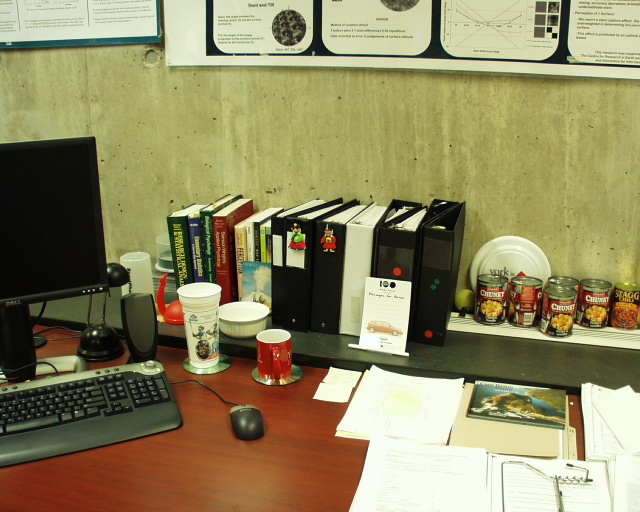
%> input picture labs/lab8/P1010165.JPG, 640 x 512 px
$ octave --eval "result = practical8a;"   (GNU Octave 9; MATLAB toolbox functions it lacks are replaced by stand-ins)
%> lines starting %> are read from the running program, lines starting %| are printed output that depends on the picture
### labs/lab8/drawLine.m
function r= drawLine(lines,imX,imY,lineStyleIn);
%subroutine to draw lines
%lines is a list of 1x3 lines imX, imY is dimensions of image on which to draw
%=======================================================================

if (~exist('lineStyleIn'))
    lineStyleIn = 'r-';
end;

%count number of lines
nLine = size(lines,1);

%define equation of x,y borders
borderLines = [1 0 -1; 1 0 -imX; 0 1 -1; 0 1 -imY];

%main loop
for (cLine = 1:nLine)
    %extract this Line
    thisLine = repmat(lines(cLine,:),4,1);
    %find where it meets border lines
    meetingPoints = (cross(thisLine,borderLines))';
    %normalize lines
    meetingPoints = meetingPoints./repmat(meetingPoints(3,:),3,1);
    %extract points to keep that are in image
    toKeep = find(inImage(meetingPoints,imX,imY));
    meetingPoints = meetingPoints(:,toKeep);
    %plot in red
    hold on; plot(meetingPoints(1,:),meetingPoints(2,:),lineStyleIn);
end;

%======================================================================

% [5 lines left out: function inImage, not called in this run]

### labs/lab8/practical8a.m
function r=practical8a

% This project explores the geometry of two cameras.  The goal of this part
% is to take a set of matching points from two images of the same scene,
% and calculate the fundamental matrix, plot epipolar lines, find epipoles,
% find the rotation and translation between the cameras, and estimate the 3D
% positions of the points.  The aim of the second part of the practical
% (optional) is to do the same thing but to calculate and match the points
% automatically.

%You should use this template for your code and fill in the missing
%sections marked "TO DO"

%load in images
im1 = imread('P1010165.JPG');
%> im1 is the input picture: size 512x640x3 uint8; mean R, G, B 143.3, 135.4, 95.9
im2 = imread('P1010166.JPG');
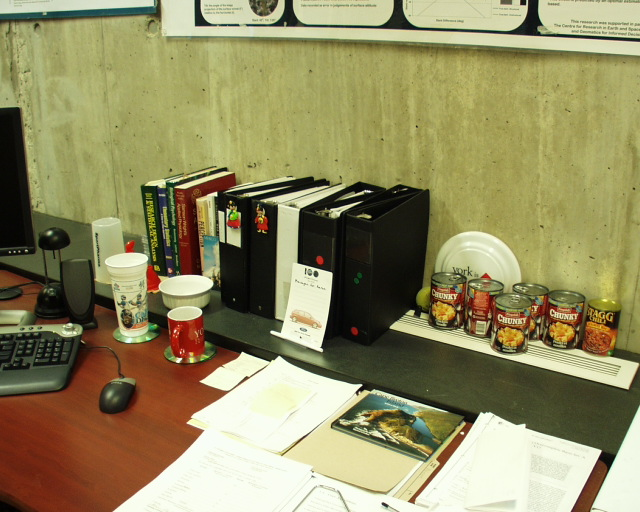
%> input picture labs/lab8/P1010166.JPG, 640 x 512 px
%> im2 is the input picture: size 512x640x3 uint8; mean R, G, B 146, 139.5, 97.5

%define matching pairs of points in pixels.
x1ImCart = [166.89  95.12 151.65 412.17 336.47 621.08 243.57 567.50 106.42 576.34 596.01 329.10 ;...
             65.91 138.29 295.68 283.72 437.12 293.02 262.47 465.68 417.20 430.48  53.95 241.89];

x2ImCart = [162.96  20.90  91.19 333.03 187.04 592.08 204.24 383.17   3.69 440.19 571.92 261.26 ;...
             36.69 109.07 261.81 274.43 423.84 310.95 236.58 504.20 370.72 464.35  22.74 222.63];

%close all previous plots
close all;

%display images with marked points
figure; set(gcf,'Color',[1 1 1]);
set(gcf,'Position',[100 400 800 350]);
subplot(1,2,1); imagesc(im1); axis off; axis image; hold on;
plot(x1ImCart(1,:),x1ImCart(2,:),'g.','MarkerSize', 10);
subplot(1,2,2); imagesc(im2); axis off; axis image; hold on;
plot(x2ImCart(1,:),x2ImCart(2,:),'g.','MarkerSize', 10);

%calculate fundamental matrix
%TO DO:  fill in this routine (calcFundamentalMatrix() is further below)
F = calcFundamentalMatrix(x1ImCart,x2ImCart);

%for each point in first image, draw epipolar line in second image
nPoint = size(x1ImCart,2);
l1 = zeros(nPoint,3);
l2 = zeros(nPoint,3);
distPointLine = zeros(nPoint,2);
for (cPoint = 1:nPoint)
    %get epipolar line in first image for point in second image
    %TO DO: fill in this routine further below
    l1(cPoint,:) = getEpipolarLine(F,x2ImCart(:,cPoint));
    %get epipolar line in second image for point in first image
    l2(cPoint,:) = getEpipolarLine(F',x1ImCart(:,cPoint));
    %draw these epipolar lines - I have written a routine drawLine to help
    %you with this.  You should take a look at how it works though.
    subplot(1,2,1); drawLine(l1(cPoint,:),size(im1,2),size(im1,1),'r-');
    subplot(1,2,2); drawLine(l2(cPoint,:),size(im2,2),size(im2,1),'r-');
    %check how well points fit by calculating distance from point to line
    %TO DO: fill in the calcDistPointLine routine used here, located further below
    distPointLine(cPoint,1) = calcDistPointLine(l1(cPoint,:),x1ImCart(:,cPoint));
    distPointLine(cPoint,2) = calcDistPointLine(l2(cPoint,:),x2ImCart(:,cPoint));
end;
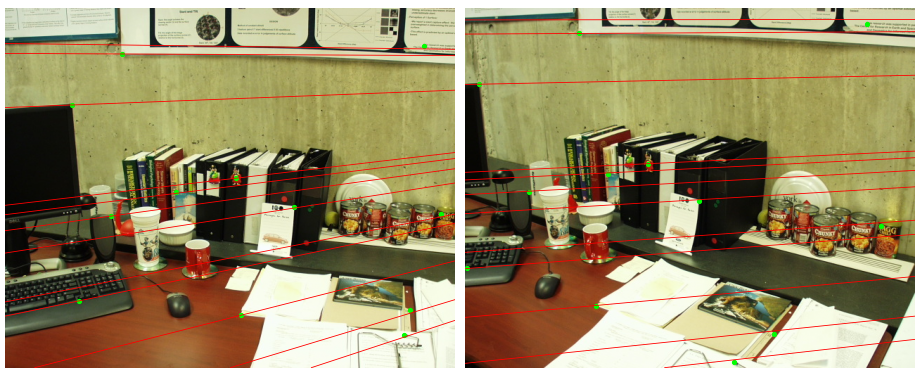
%> figure redrawn from the program's plot data, 2 panels

%display distances between points and lines
distPointLine


%TO DO: calculate position of epipoles e1 and e2 in first and second image
e1 = calcEpipole(F)

e2 = calcEpipole(F')

%TO DO: calculate position of first epipoles using a second
%method to check that the above result is correct - get two epipolar lines
%in the first image and find where they meet by taking the cross product in
%homogeneous coordinates and then converting back to Cartesian.  You can do
%this in each image and check that the epipoles you calculated above were
%correct.

% An Oracle has given you this information:
%define the intrinsic matrices for camera 1 and camera 2
K1 = [ 640   0 320;...
         0 640 256;...
         0   0   1];

K2 = [ 640   0 320;...
         0 640 256;...
         0   0   1];


%TO DO calculate the essential matrix E from the fundamental matrix
%(replace this)
E = K1'*F*K2;

%TO DO recover one of the four possible configurations of rotation and
%translation from the essential matrix (fill in routine)
[R t] = recoverRotationTranslation(E)

%for each point
X = zeros(3,nPoint);
for (cPoint = 1:nPoint)
    %calculate 3D position of point in image
    %TO DO fill in routine
    X(:,cPoint) = recover3D(x1ImCart(:,cPoint),x2ImCart(:,cPoint),K1,K2,R,t);
% [26 lines not run here, left out]
function F = calcFundamentalMatrix(x1ImCart,x2ImCart);

%replace this
F = randn(3,3);

%TO DO
%for each of the N points form one row of the N by 9 matrix, A
x2ImCart(1,:)
x1ImCart(1,:)

%each cloumn for A
A1 = x2ImCart(1,:).*x1ImCart(1,:); A1 = A1';

A2 = x2ImCart(1,:).*x1ImCart(2,:);A2 = A2';

A3 = x2ImCart(1,:)';

A4 = x2ImCart(2,:).*x1ImCart(1,:);A4 = A4';

A5 = x2ImCart(2,:).*x1ImCart(2,:);A5 = A5';

A6 = x2ImCart(2,:)';

A7 = x1ImCart(1,:)';

A8 = x1ImCart(2,:)';

A9 = ones(12,1);

A = [A1 A2 A3 A4 A5 A6 A7 A8 A9];

%TO DO
%solve system Af = 0 with constraint that f'f = 1;
[U,S,V] = svd(A);
f = V(:,end);

%TO DO
%reshape elements of f into 3 x 3 matrix F. Beware - by default matlab will
%reshape into the columns first, not the rows.  One way to deal with this
%is to reshape and then take the transpose.
[m n] = size(f);
F = reshape(f,sqrt(m),sqrt(m))';

%TO DO
%The F you have recovered should be rank 2, but it probably isn't due to
%small effects of noise etc.  To enforce this constraint,
%take SVD U,L,V of F, set smallest singular value (i.e. L(3,3)) to zero and
%multiply back out F = U*L*V';
[U,L,V] = svd(F);
L(3,3)=0;
F = U*L*V';


%==========================================================================
%==========================================================================

%goal of function is to retreive equation of epipolar line in first
%camera given a point in the second camear
function l = getEpipolarLine(F,x2);

%replace this
x2 = [x2; 1];
l = x2'*F;

%TO DO
%calculate 1x3 vector l that represents line.


%==========================================================================
%==========================================================================

%goal of function is to retreive the position e of the epipole in image
%coordinates from the Fundamental matrix F.
function e = calcEpipole(F);

%replace this
e = [320;320;1];

%TO DO
% calculate the 3x1 point e describing position of epipole
% by finding null space of F
[U,L,V] = svd(F);
e=null(F);

%TO DO
% convert back to Cartesian coordinates
e=e/e(3);

%==========================================================================
%==========================================================================

%goal of function is to calculate Euclidean distance from a point to a line
function d = calcDistPointLine(l,xCart);

%replace this
%d = randn(1,1);

%TO DO
%calculate distance from 2d point to 2d line (do some googling if you don't
%know how!).
a = l(1); b = l(2); c = l(3);
x = xCart(1); y = xCart(2);
d = (a*x+b*y+c)/sqrt(a^2+b^2);


%==========================================================================
%==========================================================================

%Goal of routine is to calculate rotation and
%translation from the essential matrix
function [R t] = recoverRotationTranslation(E)

%replace this
R = eye(3); t = [10 0 0];

%TO DO define matrix W (possibly substitute for inv(W))
W = [0 -1 0;1 0 0;0 0 1];

%TO DO take SVD of essential matrix
[U,S,V] = svd(E);

%TO DO Replace two largest singular values (in S matrix) by their average.
average = (S(1,1)+S(2,2))/2;
S(1,1)=average;
S(2,2)=average;
L=S;

%TO DO calculate R
R = U*inv(W)*V';

%TO DO calculte tCross
tCross = U*L*W*U';

%TO DO retrieve t by reading out the entries tCross
t = [-tCross(2,3),tCross(1,3),-tCross(1,2)];

%TO DO normalize length of t (possibly flip sign)
t=t./norm(t);


%==========================================================================
%==========================================================================

%Goal of routine is to calculate 3D point corresponding to
%points x1 and x2 given camera calibration data.
function X= recover3D(x1ImCart,x2ImCart,K1,K2,R,t);

%replace this
X = [0; 0 ; 300];

%convert points to homogeneous representation x1ImHom, x2ImHom
x1ImHom = [x1ImCart; ones(1,size(x1ImCart,2))];
x2ImHom = [x2ImCart; ones(1,size(x2ImCart,2))];

%convert points to normalized camera coordinates x1CamHom x2CamHom
x1CamHom = inv(K1)*x1ImHom;
x2CamHom = inv(K2)*x2ImHom;

%Reformulate system of equations into format A*X = b:
%A will contain coefficients based on rotation, b on translation
%Per camera, calculate the two constraints for Ch 14's "Reconstruction" (Inferring 3D world points).
%Note, each camera has its own intrinsics and extrinsics.
a11 = [R(3,1)*x1CamHom(1)-R(1,1),R(3,2)*x1CamHom(1)-R(1,2),R(3,3)*x1CamHom(1)-R(1,3)];
a21 = [R(3,1)*x1CamHom(2)-R(1,1),R(3,2)*x1CamHom(2)-R(1,2),R(3,3)*x1CamHom(2)-R(1,3)];
b1 = [t(1)-t(3)*x1CamHom(1),t(2)-t(3)*x1CamHom(2)];

a12 = [R(3,1)*x2CamHom(1)-R(1,1),R(3,2)*x2CamHom(1)-R(1,2),R(3,3)*x2CamHom(1)-R(1,3)];
a22 = [R(3,1)*x2CamHom(2)-R(1,1),R(3,2)*x2CamHom(2)-R(1,2),R(3,3)*x2CamHom(2)-R(1,3)];
b2 = [t(1)-t(3)*x2CamHom(1),t(2)-t(3)*x2CamHom(2)];

A = [a11;a21;a12;a22];
b = [b1;b2];

%solve this system of equations using "inv"
W = inv(A'*A)*A'*b;

%These are now points in World space, though that easily converts to
%Camera1's coordinate frame.

%Optional: could also calculate 3d position relative to the second camera.
%> (the run ends here)
